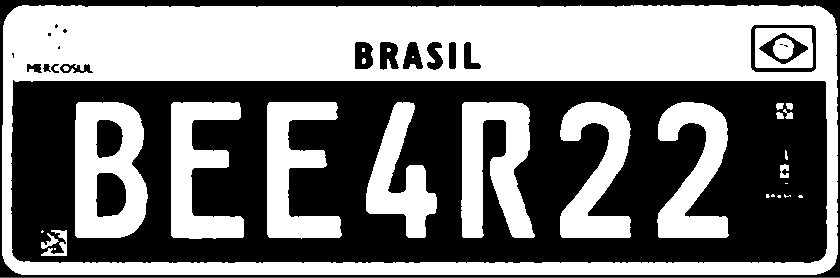
#> input picture 06_morphological_operations/images/plate.PNG, 840 x 278 px
$ jupyter execute 01_erosion.ipynb
#> lines starting #> are read from the running program, lines starting #| are printed output that depends on the picture; after the words box and inside, x2 and y2 are one past the last pixel; in counts of white or black regions, pixels touching at a corner belong together
## Operação de Erosão
A operação de erosão pode ser comparada com a ideia de corrosão das arestas do objeto de interesse, resultando em uma imagem "encolhida" do objeto.

O algoritmo da operação de erosão consiste em sobrepor cada píxel da imagem de entrada com o centro do elemento estruturante. Se todos os pontos do elemento estruturante coincidirem com os pontos do objeto de interesse, então, esse ponto torna-se parte do objeto na imagem de saída.

Importando as bibliotecas e lendo a imagem

[cell 1]
import numpy as np
import cv2
from matplotlib import pyplot as plt

img = cv2.imread("images/plate.PNG")
#> img is the input picture: shape (278, 840, 3); mean B, G, R 124.6, 124.6, 124.6

### Elemento estruturante
O elemento estruturante pode ser encarado como uma imagem binária, menor que a imagem original, armazenado geralmente em uma matriz quadrada.

O elemento estruturante é a base para que qualquer operação morfológia seja executada.

[cell 2]
element_estr = cv2.getStructuringElement(cv2.MORPH_RECT, (7,7))
print(element_estr)

FUNÇÃO erode(img, elem_estr, interc)

Entrada:
1. img = Imagem com a qual queremos trabalhar.
2. elem_estr = Elemento estruturante.
3. interc = interações desejadas.

Saída:
1. Matriz referente a imagem sofrida com a erosão.

[cell 3]
img_process = cv2.erode(img, element_estr, iterations = 2)
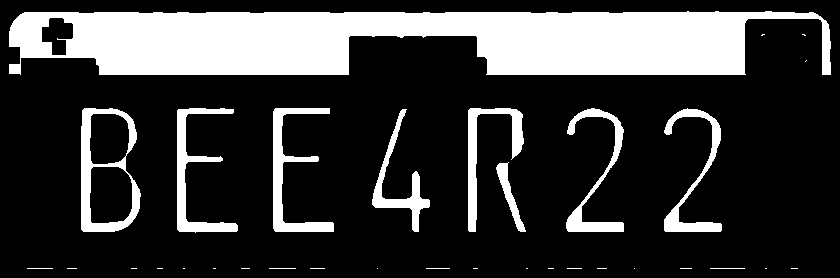
#> img_process: shape (278, 840, 3); 23% white; 33 white regions (20 under 20 px), largest, box (x1, y1, x2, y2) and area: (9, 11, 831, 75) 39642, (81, 108, 141, 232) 2485, (273, 108, 334, 232) 2169

fig = plt.figure(figsize=(10,8))
ax1 = fig.add_subplot(211)
plt.imshow(img)

ax2 = fig.add_subplot(212)
plt.imshow(img_process)

plt.show()
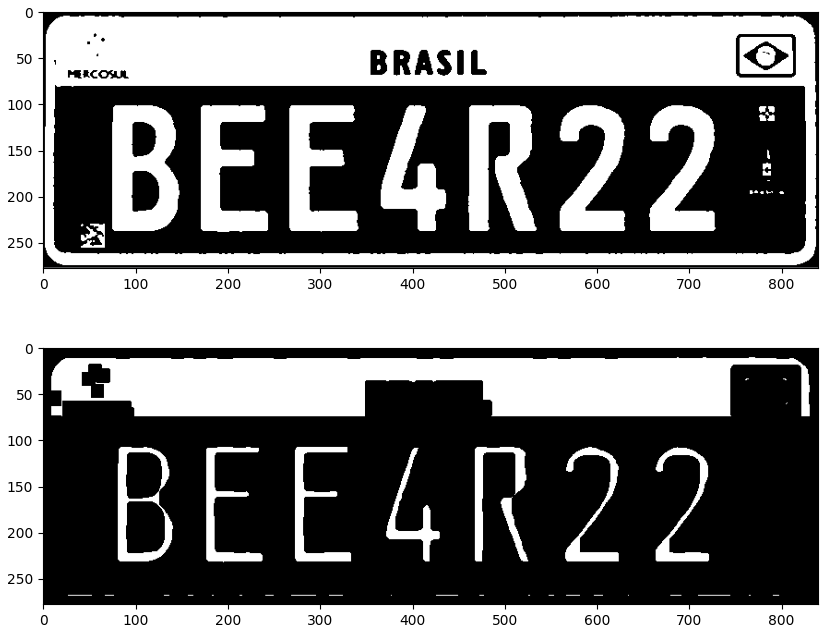
#> figure drawn by matplotlib, 2 panels

$ run again, with 06_morphological_operations/images/skeleton.tif saved as 06_morphological_operations/images/plate.PNG
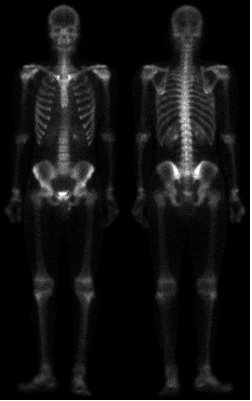
#> input picture 06_morphological_operations/images/skeleton.tif, 252 x 401 px
#> img is the input picture: shape (401, 252, 3); min 0, max 255, mean 19.7
#> `img_process = cv2.erode(img, element_estr, iterations = 2)`:
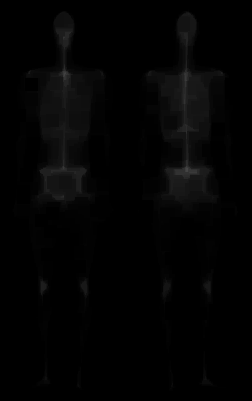
#> img_process: shape (401, 252, 3); min 0, max 69, mean 3.2
#> `plt.show()`:
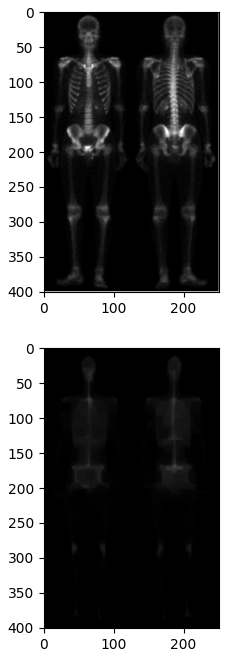
#> figure drawn by matplotlib, 2 panels
